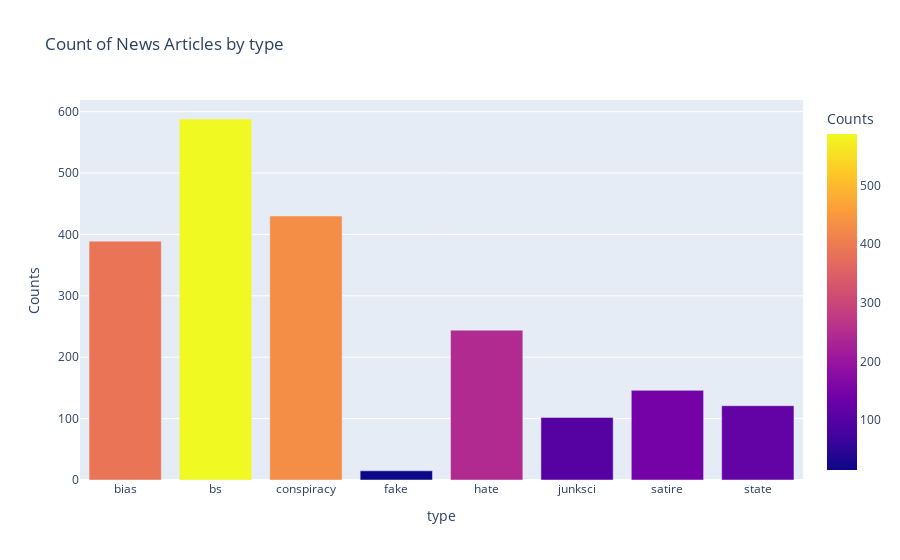

Notebook code for this chart:
### Markdown cell above
from above we can see that english are most common language used in articles.

### Code cell
# Visualizing count of news articles by type

sub_check=data.groupby('type').apply(lambda x:x['type'].count()).reset_index(name='Counts')
fig=px.bar(sub_check,x='type',y='Counts',color='Counts',title='Count of News Articles by type')
fig.show()

### Figure 1 — Plotly figure (JSON) as saved in the notebook; plotly's stock layout.template omitted (floating-point values rounded to 4 significant figures)
{"data": [{"alignmentgroup": "True", "hovertemplate": "type=%{x}<br>Counts=%{marker.color}<extra></extra>", "legendgroup": "", "marker": {"color": [389, 588, 430, 15, 244, 102, 146, 121], "coloraxis": "coloraxis", "pattern": {"shape": ""}}, "name": "", "offsetgroup": "", "orientation": "v", "showlegend": false, "textposition": "auto", "type": "bar", "x": ["bias", "bs", "conspiracy", "fake", "hate", "junksci", "satire", "state"], "xaxis": "x", "y": [389, 588, 430, 15, 244, 102, 146, 121], "yaxis": "y"}], "layout": {"barmode": "relative", "coloraxis": {"colorbar": {"title": {"text": "Counts"}}, "colorscale": [[0, "#0d0887"], [0.1111, "#46039f"], [0.2222, "#7201a8"], [0.3333, "#9c179e"], [0.4444, "#bd3786"], [0.5556, "#d8576b"], [0.6667, "#ed7953"], [0.7778, "#fb9f3a"], [0.8889, "#fdca26"], [1, "#f0f921"]]}, "legend": {"tracegroupgap": 0}, "title": {"text": "Count of News Articles by type"}, "xaxis": {"anchor": "y", "domain": [0, 1], "title": {"text": "type"}}, "yaxis": {"anchor": "x", "domain": [0, 1], "title": {"text": "Counts"}}}}
